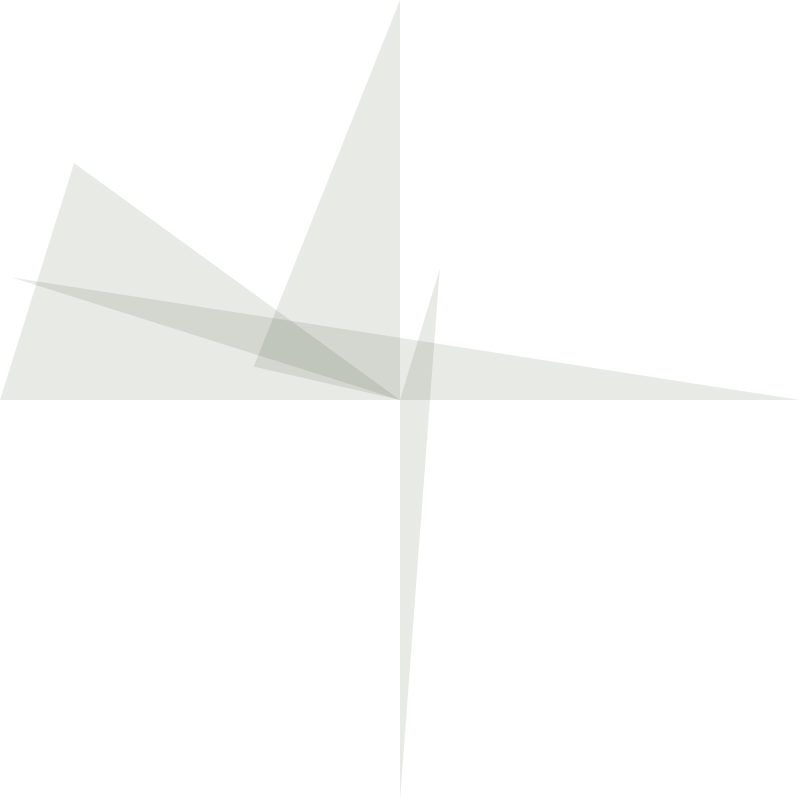
Frame 1 (no input)
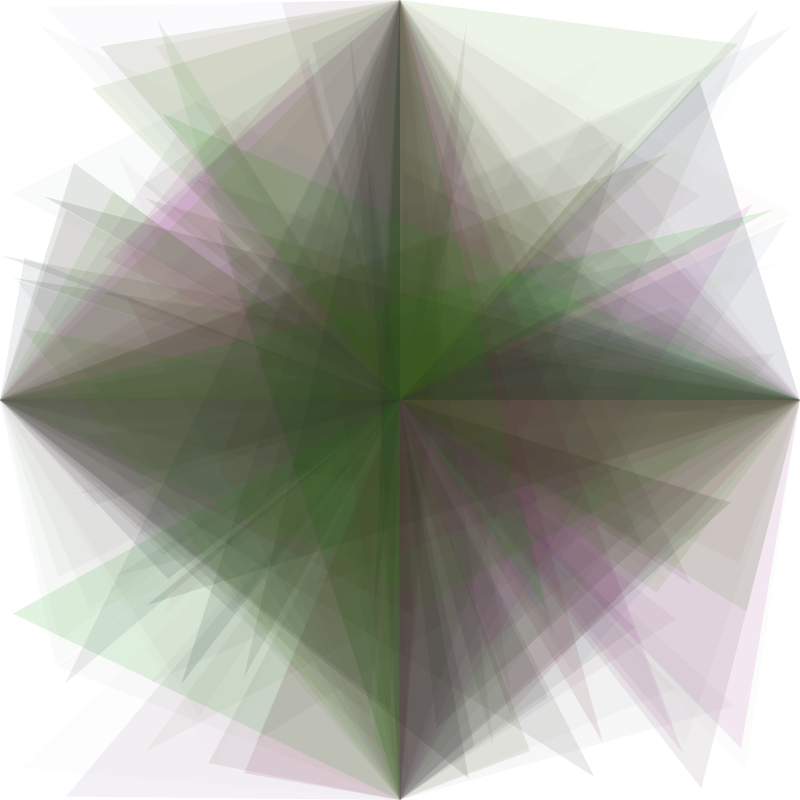
Frame 60 (the mouse pressed at the canvas centre just before this capture)
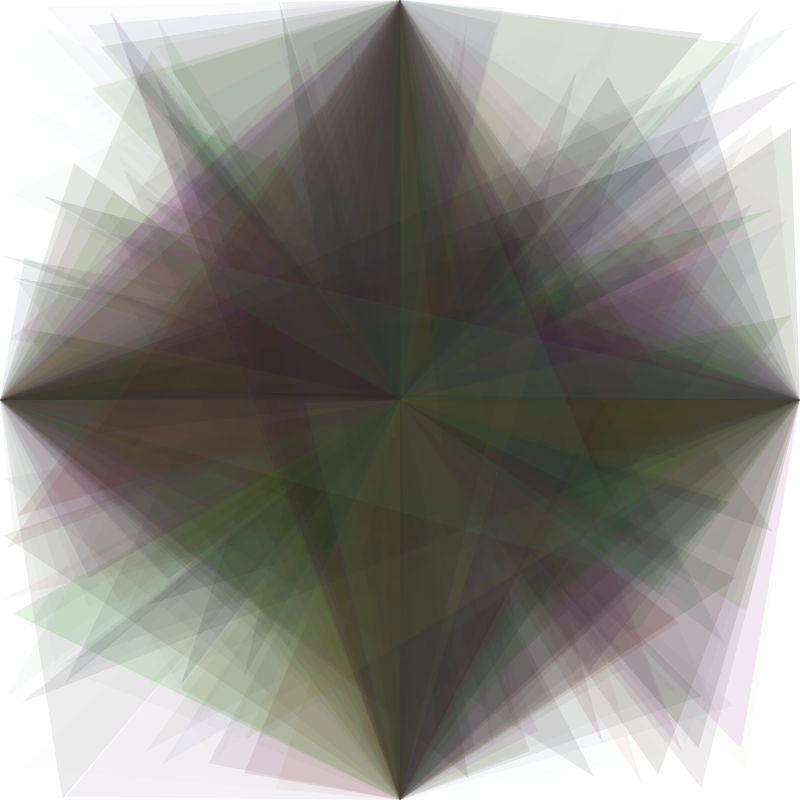
Frame 120 (the mouse held since frame 60 and released just before this capture)

The Processing sketch that drew these frames (run headless with seeded random() and noise(); from frame 60 on, the mouse is pressed at the canvas centre):

// Processing sketch: processing_57967
// ── processing_57967.pde

void setup(){
    background(255);
  size(800,800);
  smooth();
  colorMode(HSB,360,100,100);
  
  stroke(0,120);
 
}
void draw(){
  float d = random(50);
  fill(random(360),random(160),random(60),random(30));
   strokeWeight(0);
    noStroke();
 triangle(400,0,400,400,random(800),random(800));
  triangle(random(800),random(800),400,400,400,800);
   triangle(0,400,random(800),random(800),400,400);
  triangle(800,400,random(800),random(800),400,400);
 
}
